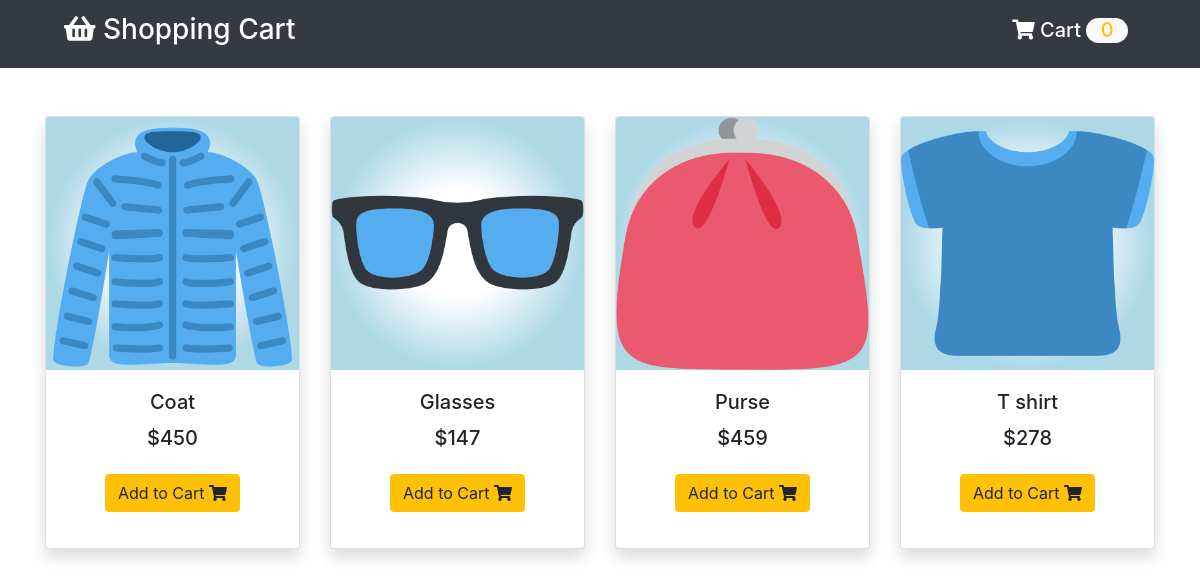
The page / on the database its author committed.
### tables this page shows
CREATE TABLE `producttb` (
  `id` int(11) NOT NULL,
  `product_name` varchar(25) NOT NULL,
  `product_price` float DEFAULT NULL,
  `product_image` varchar(100) DEFAULT NULL
);

### php/CreateDb.php (called while the page is built, shortened)
<?php
class CreateDb
{
        public $tablename;
        public $con;
    public function __construct(
        $dbname = "Newdb",
        $tablename = "Productdb",
        $servername = "localhost",
        $username = "root",
        $password = ""
    )
    {
      $this->tablename = $tablename;
        $this->con = mysqli_connect($servername, $username, $password);
        $sql = "CREATE DATABASE IF NOT EXISTS $dbname";
        if(mysqli_query($this->con, $sql)){
            $this->con = mysqli_connect($servername, $username, $password, $dbname);
            $sql = " CREATE TABLE IF NOT EXISTS $tablename
                            (id INT(11) NOT NULL AUTO_INCREMENT PRIMARY KEY,
                             product_name VARCHAR (25) NOT NULL,
                             product_price FLOAT,
                             product_image VARCHAR (100)
                            );";
        }else{
            return false;
        }
    }
    public function getData(){
        $sql = "SELECT * FROM $this->tablename";
        $result = mysqli_query($this->con, $sql);
        if(mysqli_num_rows($result) > 0){
            return $result;
        }
    }
}

### php/component.php (the view, shortened to what this page needs)
<?php
function component($productname, $productprice, $productimg, $productid){
    $element = "
    <div class=\"col-md-3 col-sm-6 my-3 my-md-0\">
                <form action=\"index.php\" method=\"post\">
                    <div class=\"card shadow\">
                        <div>
                            <img src=\"$productimg\" alt=\"Image1\" class=\"img-fluid card-img-top\">
                        </div>
                        <div class=\"card-body\">
                            <h5 class=\"card-title\">$productname</h5>
                            <h5>
                                <span class=\"price\">$$productprice</span>
                            </h5>
                            <button type=\"submit\" class=\"btn btn-warning my-3\" name=\"add\">Add to Cart <i class=\"fas fa-shopping-cart\"></i></button>
                             <input type='hidden' name='product_id' value='$productid'>
                        </div>
                    </div>
                </form>
            </div>
    ";
    echo $element;
}

### index.php (shortened to what this page needs)
<?php
require_once ('php/CreateDb.php');
require_once ('./php/component.php');
$database = new CreateDb("Productdb", "Producttb");
?>
<!doctype html>
<html lang="en">
<head>
    <link rel="stylesheet" href="https://cdnjs.cloudflare.com/ajax/libs/font-awesome/5.8.2/css/all.css" />
    <link rel="stylesheet" href="https://stackpath.bootstrapcdn.com/bootstrap/4.3.1/css/bootstrap.min.css">
    <link rel="stylesheet" href="style.css">
</head>
<body>
<?php require_once ("php/header.php"); ?>
<div class="container">
        <div class="row text-center py-5">
            <?php
                $result = $database->getData();
                while ($row = mysqli_fetch_assoc($result)){
                    component($row['product_name'], $row['product_price'], $row['product_image'], $row['id']);
                }
            ?>
        </div>
</div>
</body>
</html>

### php/header.php (shortened to what this page needs)
<header id="header">
    <nav class="navbar navbar-expand-lg navbar-dark bg-dark">
        <a href="index.php" class="navbar-brand">
            <h3 class="px-5">
                <i class="fas fa-shopping-basket"></i> Shopping Cart
            </h3>
        </a>
        <div class="collapse navbar-collapse" id="navbarNavAltMarkup">
            <div class="navbar-nav">
                <a href="cart.php" class="nav-item nav-link active">
                    <h5 class="px-5 cart">
                        <i class="fas fa-shopping-cart"></i> Cart
                        <?php
                        if (isset($_SESSION['cart'])){
                            $count = count($_SESSION['cart']);
                            echo "<span id=\"cart_count\" class=\"text-warning bg-light\">$count</span>";
                        }else{
                            echo "<span id=\"cart_count\" class=\"text-warning bg-light\">0</span>";
                        }
                        ?>
                    </h5>
                </a>
            </div>
        </div>
    </nav>
</header>

### style.css (style rules this page uses)
img { max-width: 100%; height: auto; background: lightblue; background: radial-gradient(white 30%, lightblue 70%); }
#cart_count { text-align: center; padding: 0 0.9rem 0.1rem 0.9rem; border-radius: 3rem; }

### rows shown on the page
producttb: product_image (picture), product_name "Coat", product_price "450"
producttb: product_image (picture), product_name "Glasses", product_price "147"
producttb: product_image (picture), product_name "Purse", product_price "459"
producttb: product_image (picture), product_name "T shirt", product_price "278"
